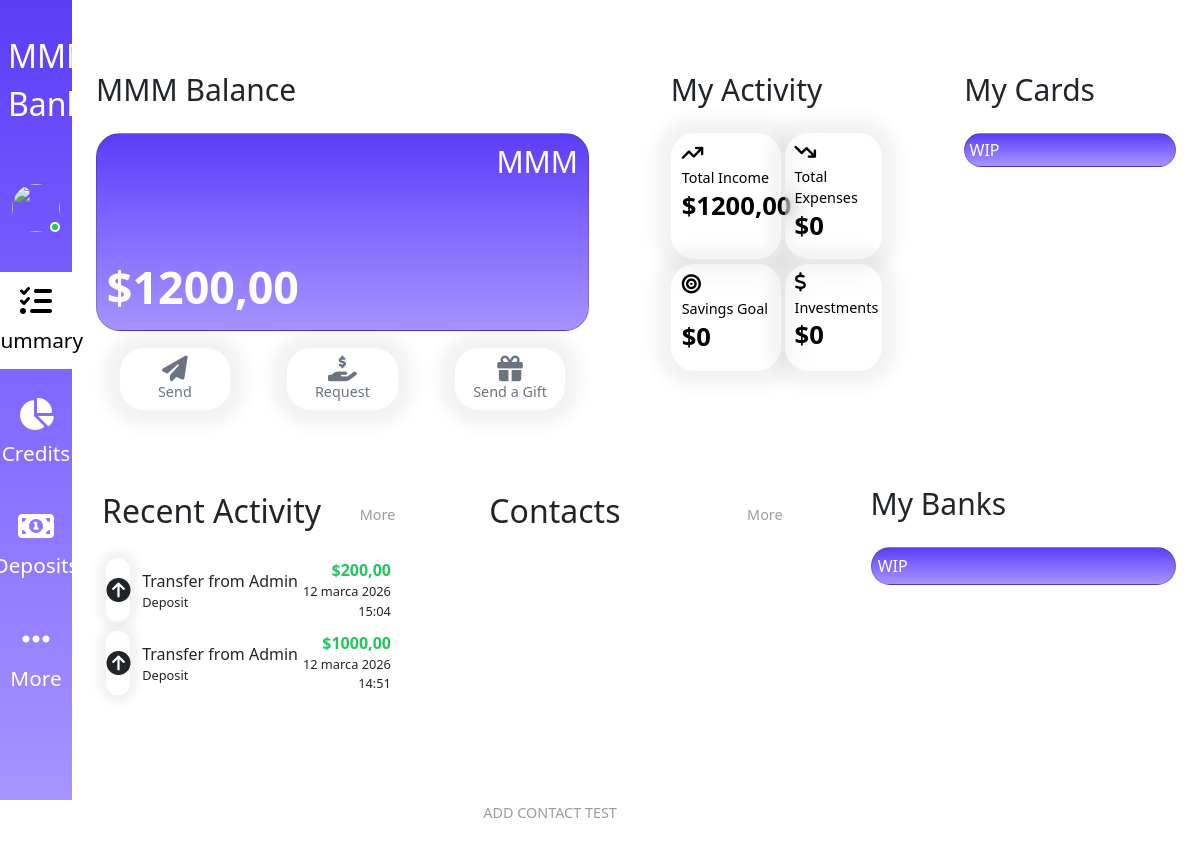
The page / (signed in) on the database as committed earlier.
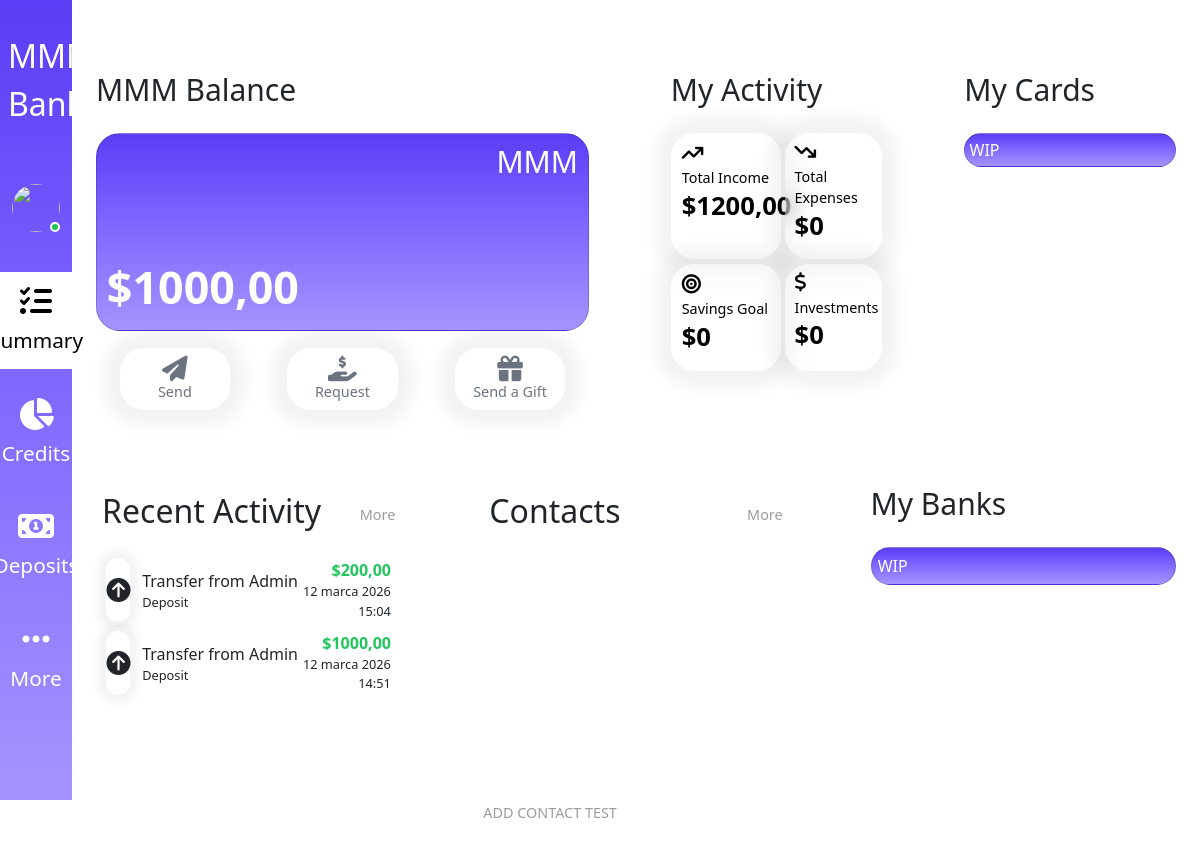
The same page on the database as committed later.
### main/models.py (models this page shows, shortened)
class Account(models.Model):
    user = models.OneToOneField(User, on_delete=models.CASCADE)
    balance = models.DecimalField(max_digits=12, decimal_places=2, default=0)

class Transaction(models.Model):
    DEPOSIT = "deposit"
    WITHDRAW = "withdraw"
    account = models.ForeignKey(Account, on_delete=models.CASCADE)
    title = models.CharField(max_length=255, default="Transaction")
    category = models.ForeignKey(Category, on_delete=models.SET_NULL, null=True, blank=True)
    amount = models.DecimalField(max_digits=12, decimal_places=2)
    created_at = models.DateTimeField(auto_now_add=True)

class Category(models.Model):
    name = models.CharField(max_length=100)
    icon = models.CharField(max_length=100 , default="fa-solid fa-circle-arrow-down")
    DEPOSIT = "deposit"
    WITHDRAW = "withdraw"
    TRANSACTION_TYPES = [
        (DEPOSIT, "Deposit"),
        (WITHDRAW, "Withdraw"),
    ]
    type = models.CharField(max_length=20, choices=TRANSACTION_TYPES)
    def __str__(self):
        return f"{self.name}"

### main/views.py (the view)
# urls.py: path('', views.index, name='credits'),
def index(request):
    if request.user.is_authenticated:
        account = request.user.account
        balance = account.balance
        contacts = Contact.objects.filter(owner=request.user)
        transactions = Transaction.objects.filter(account=account).order_by('-created_at')
        total_income = 0
        for transaction in transactions:
            if transaction.category.type == Transaction.DEPOSIT:
                total_income += transaction.amount
        total_expenses = 0
        for transaction in transactions:
            if transaction.category.type == Transaction.WITHDRAW:
                total_expenses += transaction.amount
        saving_goal = 0
        investments = 0
        imrt = {
            "balance" : balance,
            "transactions" : transactions,
            "total_income" : total_income,
            "total_expenses" : total_expenses,
            "saving_goal" : saving_goal,
            "investments" : investments,
            "contacts" : contacts
        }
        return render(request, 'main/index.html', imrt)
    else:
        return render(request, 'main/index.html')

### main/templatetags/sidebar_links.py (called while the page is built)
@register.simple_tag
def get_links():
    return [{
        'name': 'Summary',
        'href': '/',
        'icon': 'fa-regular fa-list-check',
    },{
        'name': 'Credits',
        'href': '/credits/',
        'icon': 'fa-chart-pie',
    }, {
        'name': 'Deposits',
        'href': '/deposits/',
        'icon': 'fa-money-bill-1',
    }, {
        'name': 'More',
        'href': '/more/',
        'icon': 'fa-ellipsis',
    }]

### main/templates/main/index.html (shortened to what this page needs)
{% extends 'main/layout/layout.html' %}
{% block content %}
    {% if request.user.is_authenticated %}
        <div class="row g-5">
            <div class="col">
                <h1 style="font-size: 30px;">MMM Balance </h1>
                <div class="card balance-card">
                    <div class="card-top">
                        <h1 style="font-size: 30px;">MMM</h1>
                    </div>
                    <div class="card-bottom">
                        <div class="card-balance">${{ balance }}</div>
                    </div>
                </div>
                <div class="quick-actions">
                    <button class="action-btn">
                        <i class="fa-solid fa-paper-plane"></i>
                        <span>Send</span>
                    </button>
                    <button class="action-btn">
                        <i class="fa-solid fa-hand-holding-dollar"></i>
                        <span>Request</span>
                    </button>
                    <button class="action-btn">
                        <i class="fa-solid fa-gift"></i>
                        <span>Send a Gift</span>
                    </button>
                </div>
            </div>
            <div class="col">
                <h1 style="font-size: 30px;">My Activity</h1>
                {% include 'main/layout/stats.html' %}
            </div>
            <div class="col">
                <h1 style="font-size: 30px;">My Cards</h1>
                {% include 'main/layout/cards.html' %}
            </div>
        </div>
        <div class="row g-5">
            <div class="col">
                {% include 'main/layout/transaction.html' %}
            </div>
            <div class="col">
                {% include 'main/contacts/contacts.html' %}
                <a href="/contacts/add/">ADD CONTACT TEST</a>
            </div>
            <div class="col">
                <h1 style="font-size: 30px;">My Banks</h1>
                {% include 'main/layout/cards.html' %}
            </div>
        </div>
    {% else %}
        {% include 'main/layout/non_login_users.html' %}
    {% endif %}
{% endblock %}

### main/templates/main/layout/layout.html (shortened to what this page needs)
{% load static %}
<!doctype html>
<html lang="en">
<head>
    <link href="https://cdn.jsdelivr.net/npm/bootstrap@5.3.3/dist/css/bootstrap.min.css" rel="stylesheet">
    <link rel="stylesheet" href="https://cdnjs.cloudflare.com/ajax/libs/font-awesome/6.7.2/css/all.min.css" />
    <link rel="stylesheet" href="{% static 'main/css/main.css' %}">
</head>
<body>
    <main class="py-5">
            <div class="
            {% if request.user.is_authenticated %} dashboard
            {% else %} container {% endif %}">
                {% block content %}
                {% endblock %}
            </div>
    </main>
    {% include 'main/layout/sidebar.html' %}
</body>
</html>

### main/templates/main/layout/stats.html
<section class="stats-wrapper">
    <div class="stat-card">
        <div class="stat-top">
            <i class="fa-solid fa-arrow-trend-up"></i>
        </div>
        <p class="stat-title">Total Income</p>
        <h2>${{ total_income }}</h2>
    </div>
    <div class="stat-card">
        <div class="stat-top">
            <i class="fa-solid fa-arrow-trend-down"></i>
        </div>
        <p class="stat-title">Total Expenses</p>
        <h2>${{ total_expenses }}</h2>
    </div>
    <div class="stat-card">
        <div class="stat-top">
            <i class="fa-solid fa-bullseye"></i>
        </div>
        <p class="stat-title">Savings Goal</p>
        <h2>${{ saving_goal }}</h2>
    </div>
    <div class="stat-card">
        <div class="stat-top">
            <i class="fa-solid fa-dollar-sign"></i>
        </div>
        <p class="stat-title">Investments</p>
        <h2>${{ investments }}</h2>
    </div>
</section>

### main/templates/main/layout/cards.html
<section class="cards-section">
    <div class="card">
        <span>WIP</span>
    </div>
</section>

### main/templates/main/layout/transaction.html
{% load static %}
<section class="transactions">
    <div class="transactions-header">
        <h2>Recent Activity</h2>
        <a href="#" class="view-all">More</a>
    </div>
    <div class="transaction-list">
        {% for transaction in transactions %}
            <div class="transaction-item">
                <div class="transaction-left">
                    <div class="icon"><i class="{{ transaction.category.icon }}"></i></div>
                    <div>
                        <div class="title">{{ transaction.title }}</div>
                        <div class="category">{{ transaction.category }}</div>
                    </div>
                </div>
                <div class="transaction-right
                    {% if transaction.category.type == 'deposit' %} positive {%  else %} negative {% endif %}">
                    <div class="amount">
                        {% if transaction.category.type == "deposit" %} ${{ transaction.amount }}
                        {%  else %} -${{ transaction.amount }}
                        {% endif %}</div>
                    <div class="date">{{ transaction.created_at }}</div>
                </div>
            </div>
        {% endfor %}
    </div>
</section>

### main/templates/main/contacts/contacts.html (shortened to what this page needs)
{% load static %}
<section class="contacts">
    <div class="contacts-header">
        <h2>Contacts</h2>
        <a href="/contacts/" class="view-all">More</a>
    </div>
</section>

### main/templates/main/layout/sidebar.html (shortened to what this page needs)
{% load static %}
{% load sidebar_links %}
{% get_links as links %}
{% if request.user.is_authenticated %}
<div class="sidebar">
    <div class="sidebar-logo">
        <span>MMM Bank</span>
    </div>
    <div class="sidebar-user">
        <div class="dropdown">
            <a href="#" class="user-avatar" data-bs-toggle="dropdown">
                <img src="https://github.com/Fev1L.png" class="rounded-circle">
            </a>
        </div>
    </div>
        <div class="sidebar-links">
            {% for link in links %}
            <a href="{{ link.href }}"
               class="sidebar-item {% if request.path == link.href %}active{% endif %}">
                <i class="fa-solid {{ link.icon }}"></i>
                <span>{{ link.name }}</span>
            </a>
            {% endfor %}
        </div>
</div>
{% endif %}

Rows that differ between the two databases and show on the page:
changed Account: balance "1200,00" → "1000,00"
